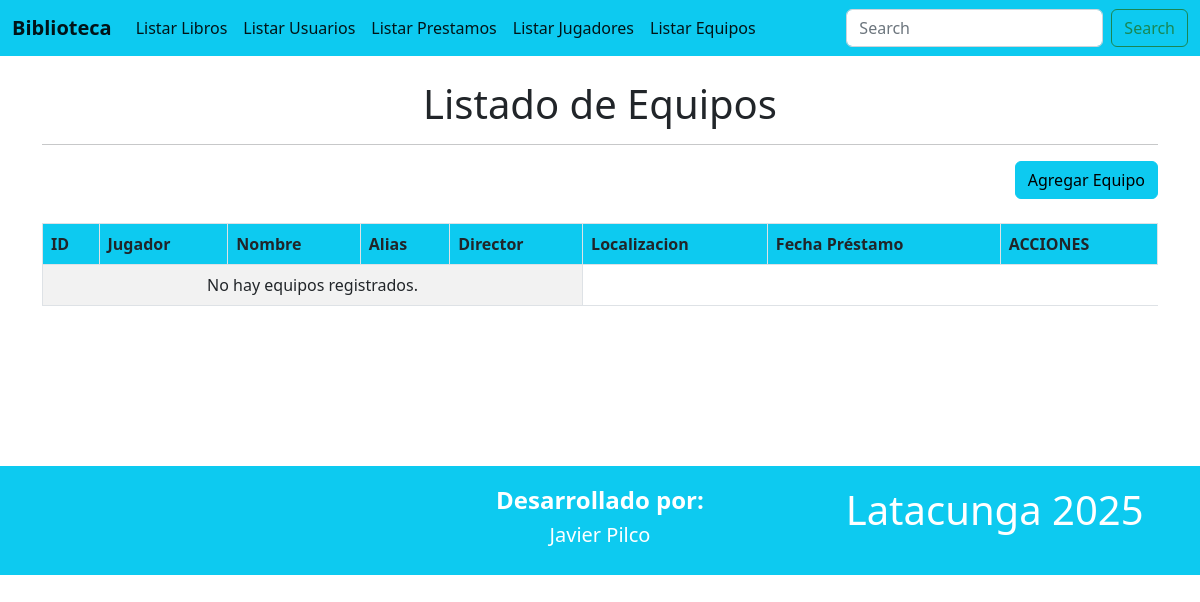
The page /equipos on the database as committed earlier.
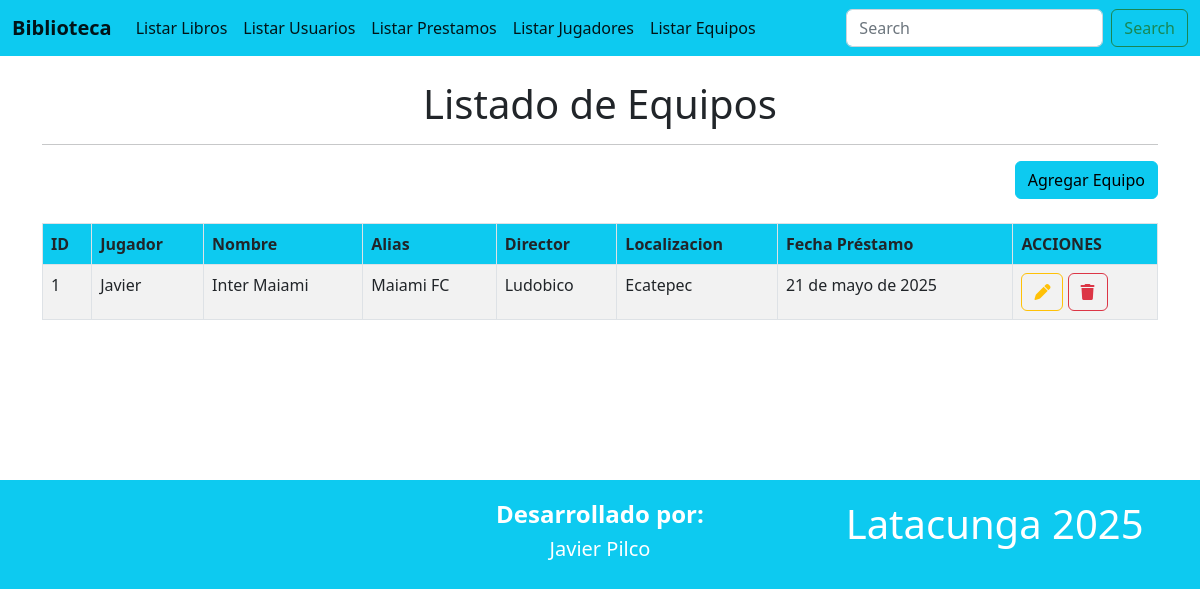
The same page on the database as committed later.
### Aplicaciones/Control/models.py (models this page shows, shortened)
class Equipo(models.Model):
    id = models.AutoField(primary_key=True)
    jugador = models.ForeignKey(Jugador, on_delete=models.CASCADE)
    nombre = models.CharField(max_length=20)
    alias = models.CharField(max_length=100)
    director = models.CharField(max_length=100)
    localizacion = models.CharField(max_length=100)
    fecha_registro = models.DateField()

class Jugador(models.Model):
    id = models.AutoField(primary_key=True)
    nombre = models.CharField(max_length=20)
    apellido = models.CharField(max_length=200)
    alias = models.CharField(max_length=100)
    numero = models.CharField(max_length=100)
    posicion = models.CharField(max_length=100)

### Aplicaciones/Control/views.py (the view)
# urls.py: path('equipos', views.equipos),
def equipos(request):
    listadoEquipos = Equipo.objects.all()
    return render(request, "equipos.html", {'equipos': listadoEquipos})

### Aplicaciones/Control/templates/equipos.html (shortened to what this page needs)
{% extends './plantilla.html' %}
{% block contenido %}
<br>
<h1 class="text-center">Listado de Equipos</h1>
<hr>
<div class="row">
    <div class="text-end">
        <a href="nuevoEquipo" class="btn btn-info text-right">
            Agregar Equipo
        </a>
    </div>
</div>
<br>
<table class="table table-bordered table-striped table-hover">
    <thead>
        <tr class="bg-info">
            <th>ID</th>
            <th>Jugador</th>
            <th>Nombre</th>
            <th>Alias</th>
            <th>Director</th>
            <th>Localizacion</th>
            <th>Fecha Préstamo</th>
            <th>ACCIONES</th>
        </tr>
    </thead>
    <tbody>
        {% for equipo in equipos %}
        <tr>
            <td>{{ equipo.id }}</td>
            <td>{{ equipo.jugador.nombre }}</td>
            <td>{{ equipo.nombre }}</td>
            <td>{{ equipo.alias }}</td>
            <td>{{ equipo.director }}</td>
            <td>{{ equipo.localizacion }}</td>
            <td>{{ equipo.fecha_registro }}</td>
            <td>
                <a href="/editarEquipo/{{ equipo.id }}" class="btn btn-outline-warning">
                    <i class="fa fa-pen"></i>
                </a>
                <a href="#" data-id="{{ equipo.id }}" class="btn btn-outline-danger btnEliminar">
                    <i class="fa fa-trash"></i>
                </a>
            </td>
        </tr>
        {% empty %}
        <tr>
            <td colspan="5" class="text-center">No hay equipos registrados.</td>
        </tr>
        {% endfor %}
    </tbody>
</table>
<br><br><br><br><br><br>
{% endblock %}

Rows that differ between the two databases and show on the page:
added Equipo: id "1", jugador.nombre "Javier", nombre "Inter Maiami", alias "Maiami FC", director "Ludobico", localizacion "Ecatepec", fecha_registro "21 de mayo de 2025"
Other text that changed with them:
text no longer shown: "No hay equipos registrados."
